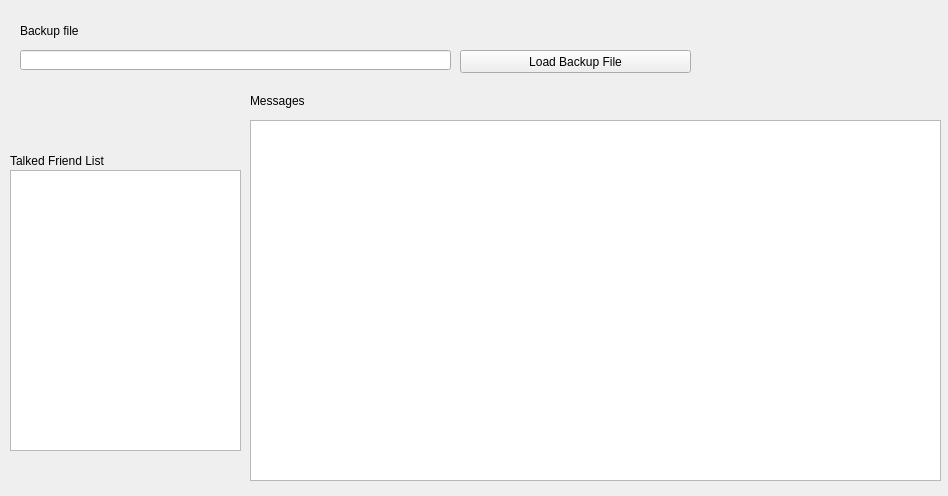
<?xml version="1.0" encoding="UTF-8"?>
<ui version="4.0">
 <class>InstaMsgBackupReaderClass</class>
 <widget class="QMainWindow" name="InstaMsgBackupReaderClass">
  <property name="geometry">
   <rect>
    <x>0</x>
    <y>0</y>
    <width>948</width>
    <height>496</height>
   </rect>
  </property>
  <property name="windowTitle">
   <string>Instagram BackUp Message Reader</string>
  </property>
  <widget class="QWidget" name="centralWidget">
   <widget class="QLabel" name="label">
    <property name="geometry">
     <rect>
      <x>20</x>
      <y>20</y>
      <width>71</width>
      <height>21</height>
     </rect>
    </property>
    <property name="text">
     <string>Backup file</string>
    </property>
   </widget>
   <widget class="QLineEdit" name="le_backupfilelocation">
    <property name="geometry">
     <rect>
      <x>20</x>
      <y>50</y>
      <width>431</width>
      <height>20</height>
     </rect>
    </property>
    <property name="readOnly">
     <bool>true</bool>
    </property>
    <property name="clearButtonEnabled">
     <bool>false</bool>
    </property>
   </widget>
   <widget class="QPushButton" name="btn_loadbackup">
    <property name="geometry">
     <rect>
      <x>460</x>
      <y>50</y>
      <width>231</width>
      <height>23</height>
     </rect>
    </property>
    <property name="text">
     <string>Load Backup File</string>
    </property>
   </widget>
   <widget class="QTextBrowser" name="txt_messages">
    <property name="geometry">
     <rect>
      <x>250</x>
      <y>120</y>
      <width>691</width>
      <height>361</height>
     </rect>
    </property>
    <property name="openExternalLinks">
     <bool>true</bool>
    </property>
   </widget>
   <widget class="QLabel" name="label_2">
    <property name="geometry">
     <rect>
      <x>10</x>
      <y>150</y>
      <width>161</width>
      <height>21</height>
     </rect>
    </property>
    <property name="text">
     <string>Talked Friend List</string>
    </property>
   </widget>
   <widget class="QLabel" name="label_3">
    <property name="geometry">
     <rect>
      <x>250</x>
      <y>90</y>
      <width>431</width>
      <height>21</height>
     </rect>
    </property>
    <property name="text">
     <string>Messages</string>
    </property>
   </widget>
   <widget class="QListWidget" name="lw_friends">
    <property name="geometry">
     <rect>
      <x>10</x>
      <y>170</y>
      <width>231</width>
      <height>281</height>
     </rect>
    </property>
   </widget>
  </widget>
 </widget>
 <layoutdefault spacing="6" margin="11"/>
 <resources>
  <include location="InstaMsgBackupReader.qrc"/>
 </resources>
 <connections/>
</ui>
